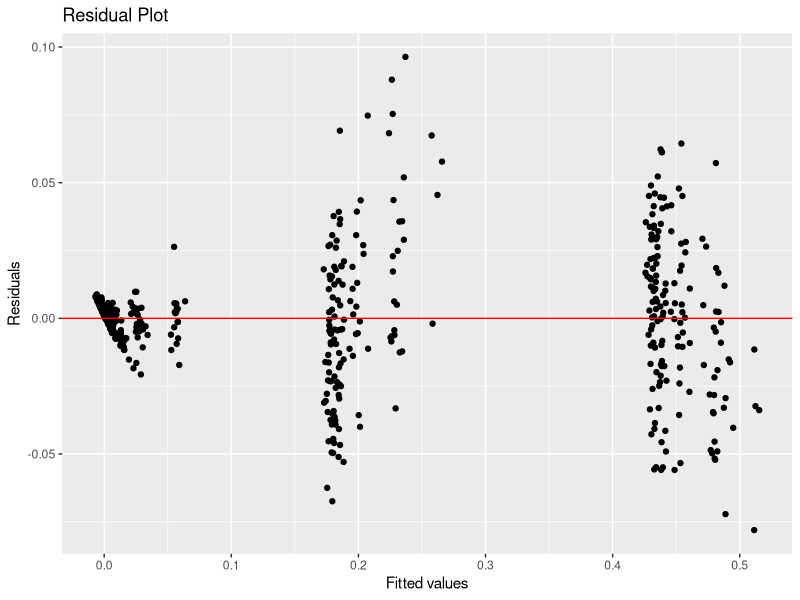
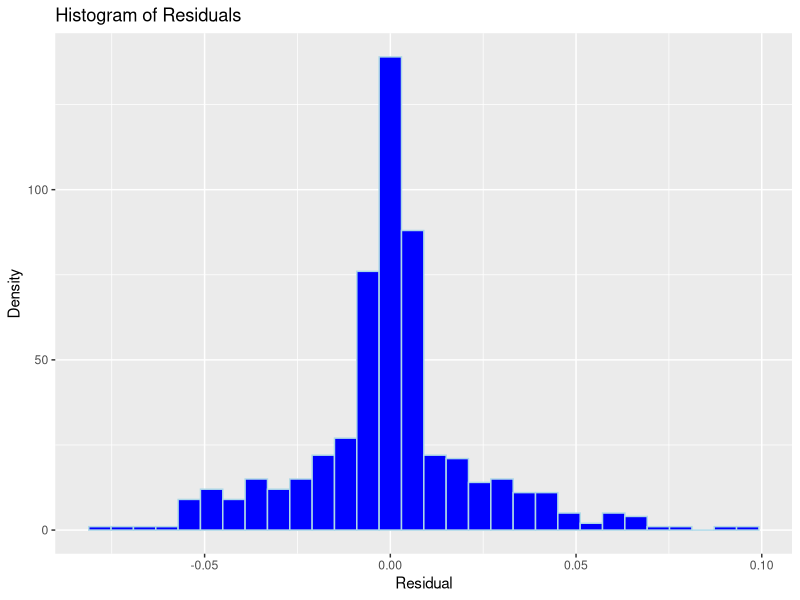

Source code (R) for these figures, in order:
## ---- chunk 1
#| warning: false
#| echo: false

library(tidyverse)

birth_data <- read.csv("Linked Birth  Infant Death Records, 2017-2023 Expanded.csv") |>
  filter(!is.na(Infant.Birth.Weight.12.Code)) |>
  mutate(
   death_rate = (Deaths / (Deaths + Births)))
m1 <- lm(death_rate ~ Month + Infant.Birth.Weight.12 + 
           Mother.s.Pre.pregnancy.BMI + Month.Prenatal.Care.Began, 
         data = birth_data)

ggplot(data = m1, mapping = aes(x = m1$fitted.values, y = m1$residuals)) + 
  geom_point() + 
  labs(x = "Fitted values", y = "Residuals",
       title = "Residual Plot") + 
  geom_hline(yintercept = 0, color = "red")

## ---- chunk 2
#| warning: false
#| echo: false
ggplot(data = m1, mapping = aes(x = m1$residuals)) + 
  geom_histogram(color = "lightblue",
                 fill = "blue") + 
  labs(x = "Residual",
       y = "Density",
       title = "Histogram of Residuals")
## ---- chunk 3
#| warning: false
#| echo: false
#library(ggplot2)
#ggplot(data = birth_data, 
      # aes(x = Month, y = death_rate)) +
#geom_boxplot()
## ---- chunk 4
#| warning: false
#| echo: false
#ggplot(data = birth_data, 
   #    aes(x = Infant.Birth.Weight.12, y = death_rate)) +
#geom_boxplot()
## ---- chunk 5
#| warning: false
#| echo: false
#ggplot(data = birth_data, 
     #  aes(x = Mother.s.Pre.pregnancy.BMI, y = death_rate)) +
#geom_boxplot()
## ---- chunk 6
#| warning: false
#| echo: false
#ggplot(data = birth_data, 
      # aes(x = Month.Prenatal.Care.Began, y = death_rate)) +
#geom_boxplot()
## ---- chunk 7
#| warning: false
#| echo: false
m1 <- lm(death_rate ~ Month + Infant.Birth.Weight.12 + 
           Mother.s.Pre.pregnancy.BMI + Month.Prenatal.Care.Began, 
         data = birth_data)

summary(m1)
